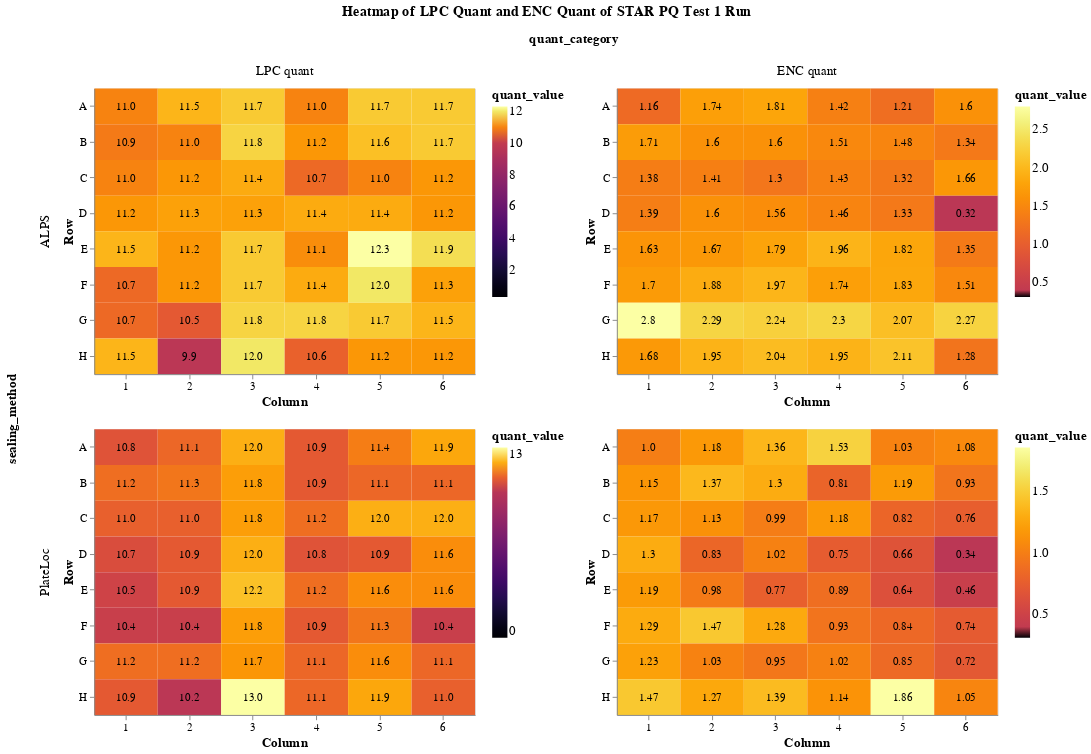

The notebook cell this image was saved under:
### Code cell
heatmap = alt.Chart(pq_data_final).mark_rect().encode(
    x=alt.X('en_column:O', 
            title='Column', 
            axis=alt.Axis(labelAngle=0)
           ),
    y=alt.Y('en_row:O', 
            title='Row'
           ),
    color=alt.Color('quant_value:Q', scale=alt.Scale(scheme='inferno', domainMid=0.31))
    
).properties(
    width=400,
    height=300
)

text = alt.Chart(pq_data_final).mark_text( baseline='middle', color='black', size=12, lineBreak='\n').encode(
    x=alt.X('en_column:O', 
            title='Column', 
            axis=alt.Axis(labelAngle=0)
           ),
    y=alt.Y('en_row:O', 
            title='Row'
           ),
    text=alt.Text('label:N')
)

alt.layer(heatmap, text, data= pq_data_final, width=600, height = 500).facet(
    row = alt.Row('sealing_method:N'), 
    column = alt.Column('quant_category:N', sort = ['LPC quant ', 'ENC quant']),
    title=alt.TitleParams(f'Heatmap of LPC Quant and ENC Quant of STAR PQ Test 1 Run',
                          anchor='middle',
                          fontSize=15,
                          dy=-10)
).resolve_scale(
     color = 'independent'
).resolve_axis(
    x='independent', y='independent'
).configure_axis(
    titleFontSize=14,
    labelFontSize=12
).configure_legend(
    titleFontSize=14,
    labelFontSize=14
).configure_facet(
    spacing=20
).configure_header(
    titleFontSize=14,
   labelFontSize=14
)

### Figure 1 — Vega-Lite specification as saved in the notebook (floating-point values rounded to 4 significant figures; data arrays with more than 128 entries replaced by an {"elided": "..."} marker saying what was removed)
{"config": {"view": {"continuousWidth": 400, "continuousHeight": 300}, "axis": {"labelFontSize": 12, "titleFontSize": 14}, "facet": {"spacing": 20}, "header": {"labelFontSize": 14, "titleFontSize": 14}, "legend": {"labelFontSize": 14, "titleFontSize": 14}}, "data": {"name": "data-dafce29ec126dabb7753be2318daffa1"}, "facet": {"column": {"type": "nominal", "field": "quant_category", "sort": ["LPC quant ", "ENC quant"]}, "row": {"type": "nominal", "field": "sealing_method"}}, "spec": {"layer": [{"mark": "rect", "encoding": {"color": {"type": "quantitative", "field": "quant_value", "scale": {"domainMid": 0.31, "scheme": "inferno"}}, "x": {"type": "ordinal", "axis": {"labelAngle": 0}, "field": "en_column", "title": "Column"}, "y": {"type": "ordinal", "field": "en_row", "title": "Row"}}, "height": 300, "width": 400}, {"mark": {"type": "text", "baseline": "middle", "color": "black", "lineBreak": "\n", "size": 12}, "encoding": {"text": {"type": "nominal", "field": "label"}, "x": {"type": "ordinal", "axis": {"labelAngle": 0}, "field": "en_column", "title": "Column"}, "y": {"type": "ordinal", "field": "en_row", "title": "Row"}}}], "height": 500, "width": 600}, "resolve": {"axis": {"x": "independent", "y": "independent"}, "scale": {"color": "independent"}}, "title": {"text": "Heatmap of LPC Quant and ENC Quant of STAR PQ Test 1 Run", "anchor": "middle", "dy": -10, "fontSize": 15}, "$schema": "https://vega.github.io/schema/vega-lite/v4.8.1.json", "datasets": {"data-dafce29ec126dabb7753be2318daffa1": {"elided": "192 records"}}}
